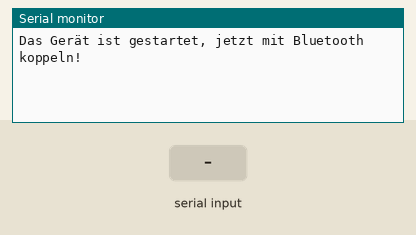
Simulated run of this sketch. Board: ESP32. Parts: the last lines printed to the serial monitor. The test bench sets the inputs (shaded band). Nothing arrives over Bluetooth unless stated.

Above: at 1.2 s.
1.3 s: "1" received over the second serial link
At 2.5 s:
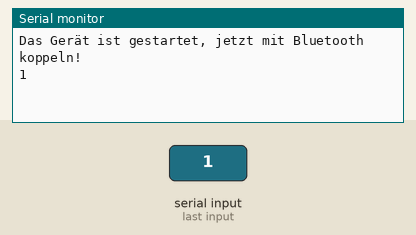
2.8 s: "0" received over the second serial link
At 3.6 s:
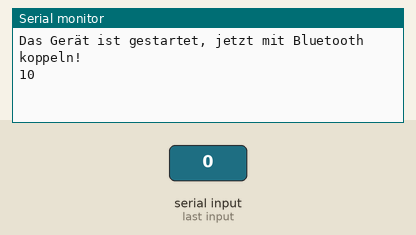

Measured:
- after the input at 1.3 s, the serial monitor: prints a new line at once (image 1)
- after the input at 2.8 s, the serial monitor: prints a new line at once (image 2)

The sketch:

Bluetooth_UNO_R32_Verbindungstest.ino
```cpp
/* Bluetooth Test für ESP32 UNO R32
 *  Terminal Test mit APP "Serial Bluetooth Terminal"
 *  Vor dem Test, erst unter Tablett-Einstellungen den UNO "ESP32test" verbinden
 *
 */

#include "BluetoothSerial.h"

#if !defined(CONFIG_BT_ENABLED) || !defined(CONFIG_BLUEDROID_ENABLED)
#error Bluetooth is not enabled! Please run `make menuconfig` to and enable it
#endif

BluetoothSerial SerialBT;

void setup() {
  Serial.begin(115200);
  SerialBT.begin("ESP32test"); //Bluetooth device name
  Serial.println("Das Gerät ist gestartet, jetzt mit Bluetooth koppeln!");
}

void loop() {
  if (Serial.available()) {
    SerialBT.write(Serial.read());
  }
  if (SerialBT.available()) {
    Serial.write(SerialBT.read());
  }
  delay(20);
}
```
